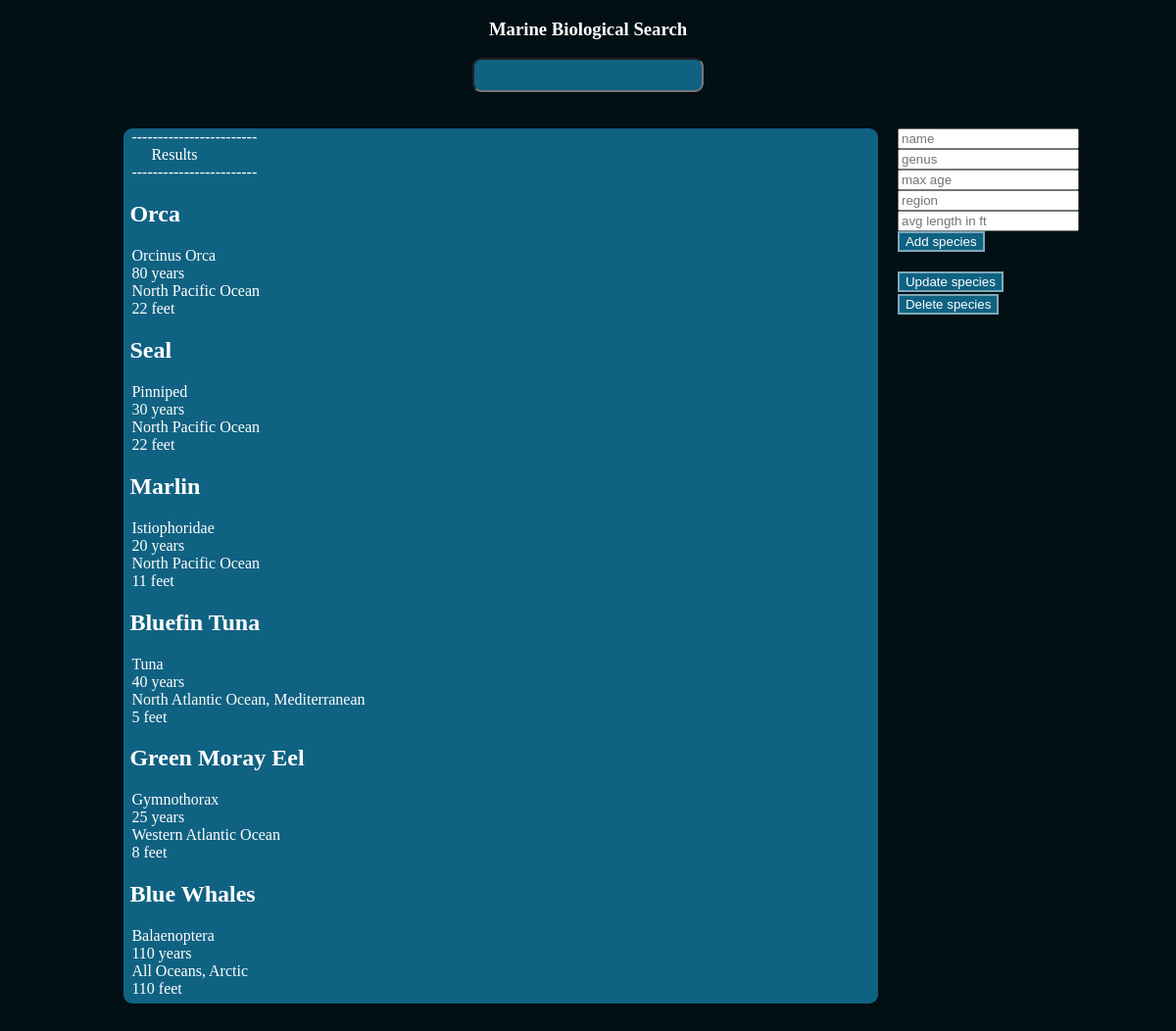
Before: / with the older database file.
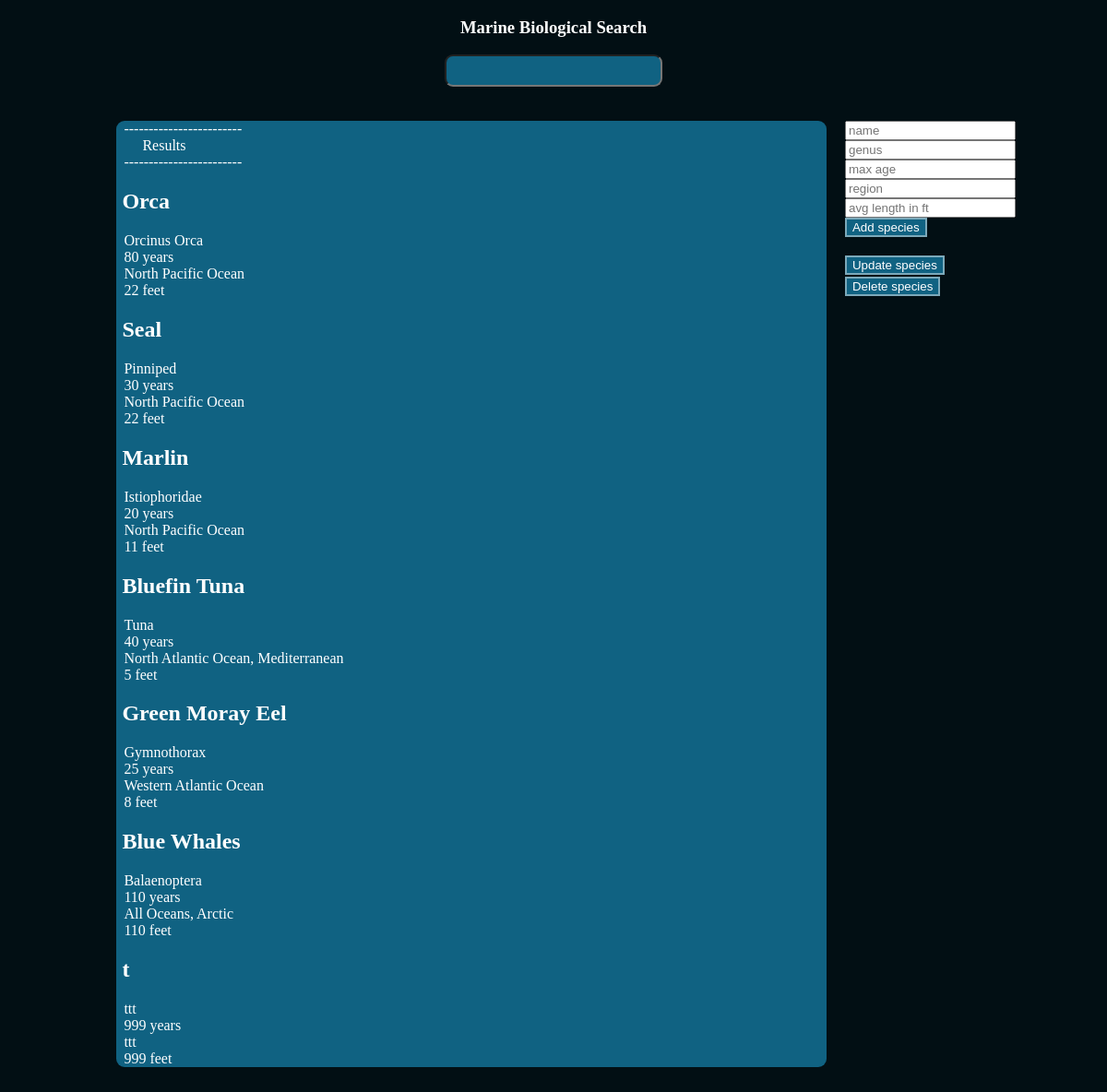
After: the same page with the newer database file.
### tables this page shows
CREATE TABLE species (
    id INTEGER PRIMARY KEY AUTOINCREMENT,
    name TEXT NOT NULL,
    genus TEXT NOT NULL,
    max_age INTEGER NOT NULL,
    region TEXT NOT NULL,
    average_size INTEGER NOT NULL
);

### main.py (the view)
@app.route("/", methods=['POST', 'GET', 'DELETE'])
def index():
    conn = get_db_connection()
    species = conn.execute('SELECT * FROM species').fetchall()
    conn.close()
    return render_template('home.html', species=species)

### main.py (called while the page is built)
def get_db_connection():
    conn = sqlite3.connect('database.db')
    conn.row_factory = sqlite3.Row
    return conn

### templates/home.html (shortened to what this page needs)
<!DOCTYPE html>
<html lang="en">
<head>
    <link rel= "stylesheet" type= "text/css" href= "{{ url_for('static',filename='css/searchbox.css') }}">
</head>
<body>
    <h3>Marine Biological Search</h3>
    <div class="search">
        <input type="search" class="searchbox" autofocus/>
    </div>
    <div id="elementId" class="databox">
        &nbsp;&nbsp;------------------------
        <br>&nbsp;&nbsp;&nbsp;&nbsp;&nbsp;&nbsp;&nbsp;Results<br>
        &nbsp;&nbsp;------------------------
        {% block content %}
            {% for specie in species %}
            <div class='post'>
                <h2>&nbsp;{{ specie['name'] }}</h2>
                <p>
                    &nbsp;&nbsp;{{ specie['genus'] }}<br>
                    &nbsp;&nbsp;{{ specie['max_age'] }} years<br>
                    &nbsp;&nbsp;{{ specie['region'] }}<br>
                    &nbsp;&nbsp;{{ specie['average_size'] }} feet<br>
                </p>
            </div>
            {% endfor %}
        {% endblock %}
    </div>
    <div class="entrybox">
        <form id="speciesform" target="ghost" onsubmit="return validateForm(this.submitted)">
            <input type="text" name="name" placeholder="name"/><br>
            <input type="text" name="genus" placeholder="genus"/><br>
            <input type="number" name="max_age" placeholder="max age"/><br>
            <input type="text" name="region" placeholder="region"/><br>
            <input type="number" name="average_size" placeholder="avg length in ft"/><br>
            <input class="formbutton" onclick="this.form.submitted=this.name;" type="submit" name="createbutton" value="Add species"/>
            <br>
            <br>
            <input class="formbutton" onclick="this.form.submitted=this.name;" type="submit" name="updatebutton" value="Update species"/>
            <br>
            <input class="formbutton" onclick="this.form.submitted=this.name;" type="submit" name="deletebutton" value="Delete species"/>
        </form>
    </div>
</body>
</html>

### static/css/searchbox.css (style rules this page uses)
body { background-color:#020f14 }
h3 { color:white; text-align:center; }
div.search { margin:auto; margin-bottom:1%; text-align:center; }
div.databox { background:#106282; color:white; width:65%; height:80vh; overflow-y:scroll; margin-top:25px; margin-left:10%; border-radius:9px; float:left; }
div.entrybox { float:left; margin-top:25px; margin-left:20px; }
input.searchbox { background-color:#106282; color:white; width:20%; height:35px; border-radius: 9px; font-size:14pt; }
input.formbutton { background-color:#106282; color:white; border: 2px solid #7ca9ba; margin-bottom:2px; }

Changed rows visible on the page:
added species: name "t", genus "ttt", max_age "999", region "ttt", average_size "999"
